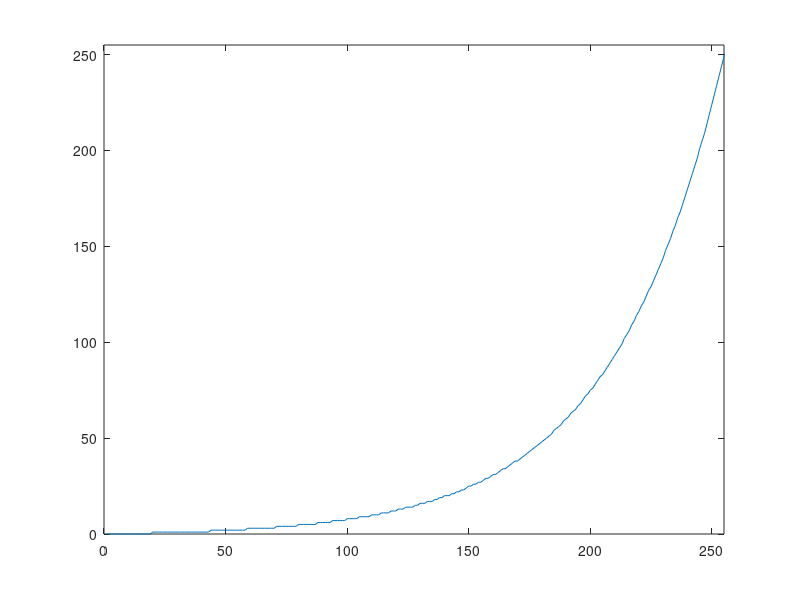

This figure's MATLAB source: (Note: this script raises an error after producing the figure.)
% Inverse log function

x = 0:255; c = 255 / log(256);
inverse_log_function = uint8(exp(x/c) - 1); 
plot(inverse_log_function); xlim([0 255]); ylim([0 255]); 

img_1 = imread('moon.tif');
img_2 = intlut(img_1, log_function);
img_3 = intlut(img_2, inverse_log_function);
figure, montage({img_1, img_2, img_3})

img_diff = imabsdiff(img_1, img_3);

figure, imshow(img_diff,[])
num_non_zero_pixels = nnz(img_diff);
total_num_pixels = numel(img_diff);
percent_non_zero_pixels = 100 * num_non_zero_pixels/total_num_pixels;
brightest_pixel_value = max(img_diff(:));

sprintf("There are %d non-zero pixels in the final image" + ...
    " (corresponding to %.1f percent of the total image)", ...
    num_non_zero_pixels, percent_non_zero_pixels)

sprintf("The brightest pixels in the difference image have a gray value " + ...
    "of %d (in a [0..255] range)", brightest_pixel_value)
